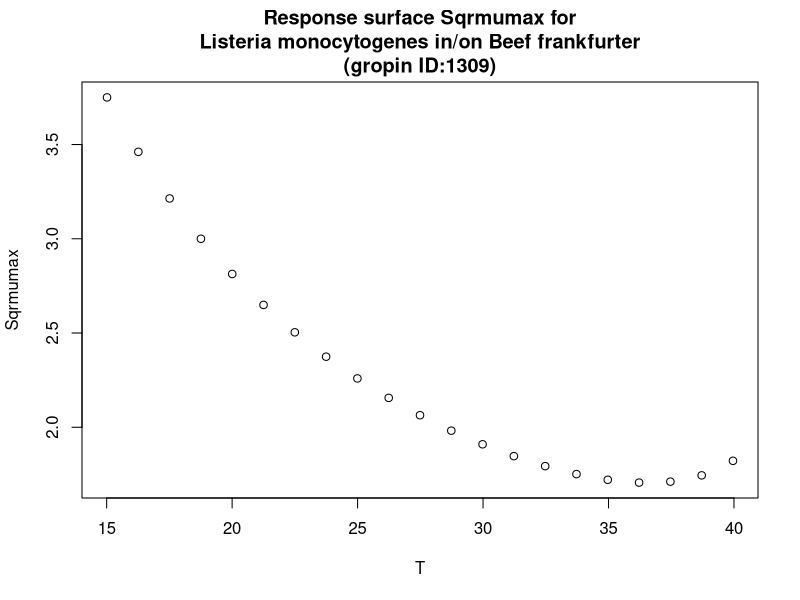

The R script that drew this image:
#############################
# start of Parameter script
#############################
T <- seq(15.015,39.96003996004,length.out=21)
#############################
# end of Parameter script
#############################
############################# 
# start of Model script Gropin ID 1309 
#############################
 
# constant coefficients for this model
 
variables <- data.frame(T)
argumentsPar <- expand.grid(variables)
 
# heart of the model
response_surface <- function(T) {
   mumax <-1/(0.0179*(T-0.109)*(1-exp(0.2417*(T-46.03))))

return(mumax=mumax)
} 

# output parameters
responseSurface <- cbind(argumentsPar,response_surface(argumentsPar['T']))
colnames(responseSurface) <- c(colnames(argumentsPar),'Sqrmumax')
#############################
# End of Model script
#############################
############################# 
# start of Visualisation script Gropin ID 1309 
#############################
plot(T,responseSurface$'Sqrmumax',xlab='T',
                          ylab='Sqrmumax',main='Response surface Sqrmumax for
Listeria monocytogenes in/on Beef frankfurter
(gropin ID:1309)')
#############################
# End of Visualisation script
#############################
